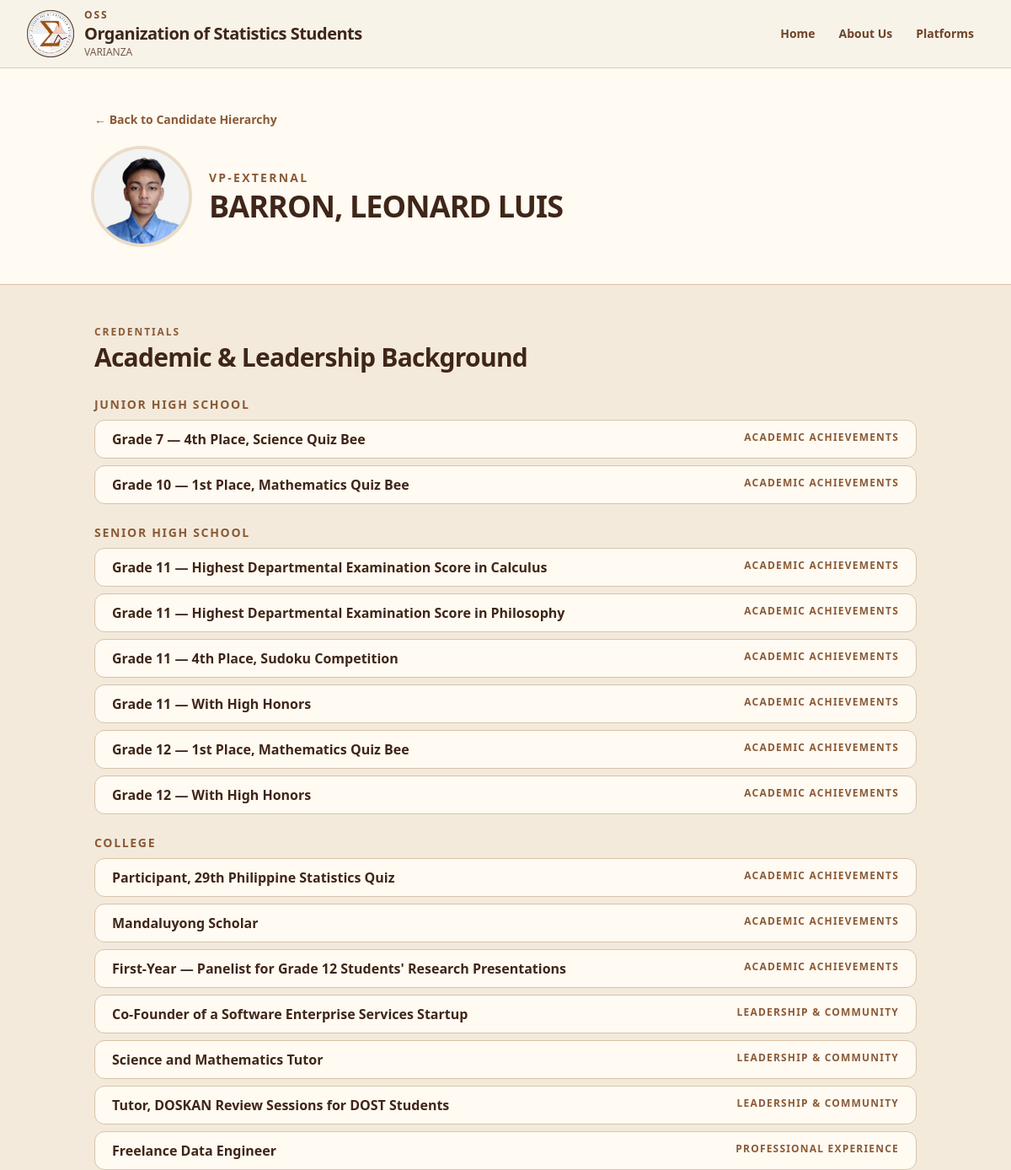
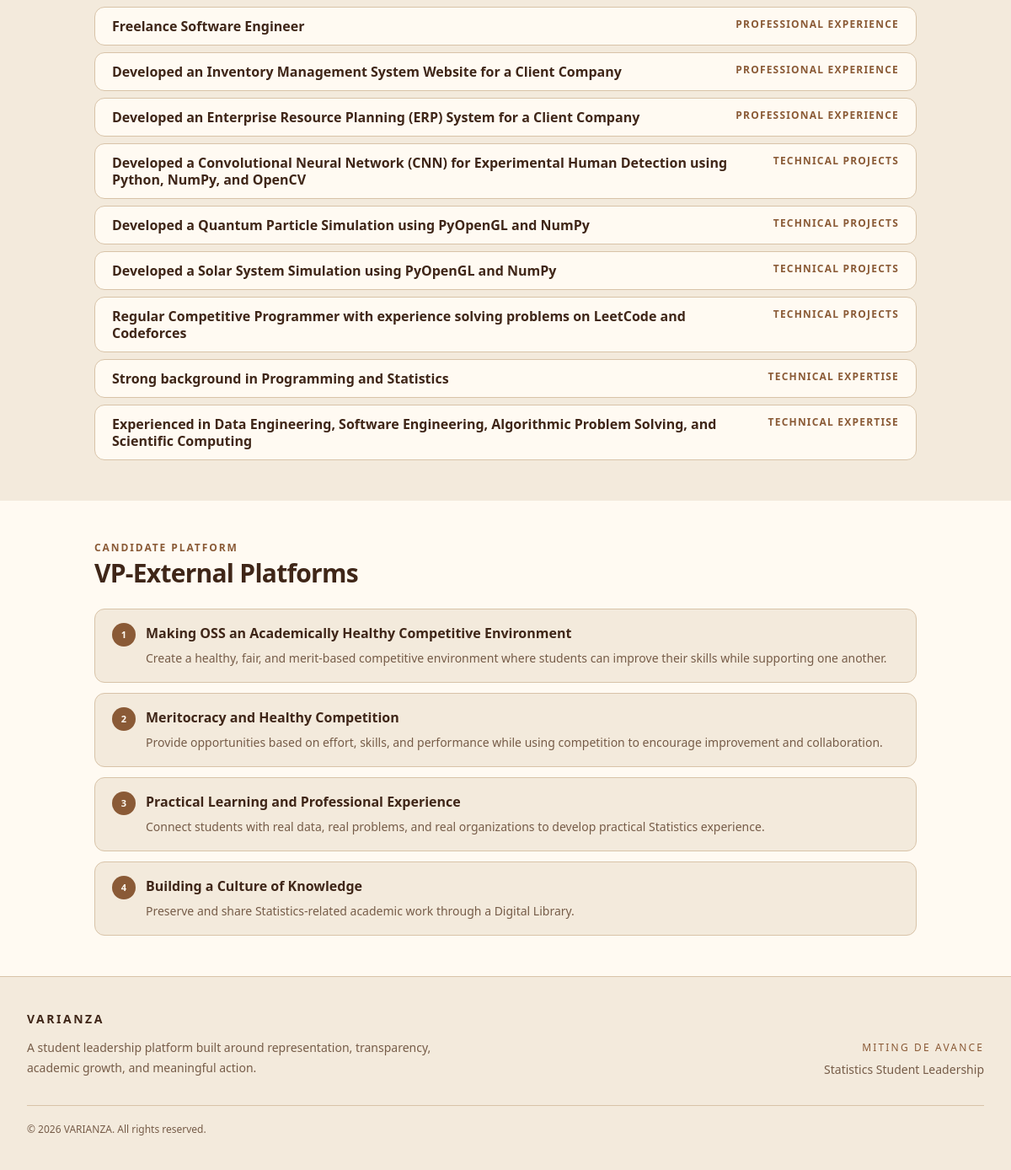
The app's page /candidates/barron-leonard-luis/ with its own data (2 pictures, top to bottom).
### core/models.py (models this page shows, shortened)
class Candidate(models.Model):
    POSITION_CHOICES = [
        ("PRESIDENT", "President"),
        ("VP-INTERNAL", "VP-Internal"),
        ("VP-EXTERNAL", "VP-External"),
        ("SECRETARY", "Secretary"),
        ("ASST. SECRETARY", "Asst. Secretary"),
        ("TREASURER", "Treasurer"),
        ("AUDITOR", "Auditor"),
        ("ASST. AUDITOR", "Asst. Auditor"),
        ("PROJECT MANAGER", "Project Manager"),
        ("PRO", "PRO"),
        ("ECO-WARRIOR", "Eco-Warrior"),
        ("2ND YEAR REPRESENTATIVE", "2nd Year Representative"),
    ]
    name = models.CharField(max_length=150)
    slug = models.SlugField(unique=True)
    position = models.CharField(
        max_length=50,
        choices=POSITION_CHOICES,
    )
    photo = models.CharField(
        max_length=255,
        blank=True,
    )
    hierarchy_order = models.PositiveIntegerField(default=0)
    class Meta:
        ordering = ["hierarchy_order", "id"]

class CandidateCredential(models.Model):
    EDUCATION_LEVEL_CHOICES = [
        ("ELEMENTARY", "Elementary"),
        ("JUNIOR HIGH", "Junior High School"),
        ("SENIOR HIGH", "Senior High School"),
        ("COLLEGE", "College"),
        ("GENERAL", "General"),
    ]
    candidate = models.ForeignKey(
        Candidate,
        on_delete=models.CASCADE,
        related_name="credentials",
    )
    education_level = models.CharField(
        max_length=30,
        choices=EDUCATION_LEVEL_CHOICES,
    )
    category = models.CharField(max_length=100)
    title = models.CharField(max_length=255)
    description = models.TextField(blank=True)
    order = models.PositiveIntegerField(default=0)
    class Meta:
        ordering = [
            "education_level",
            "order",
            "id",
        ]

class CandidatePlatform(models.Model):
    candidate = models.ForeignKey(
        Candidate,
        on_delete=models.CASCADE,
        related_name="platforms",
    )
    title = models.CharField(max_length=200)
    description = models.TextField()
    order = models.PositiveIntegerField(default=0)
    class Meta:
        ordering = ["order", "id"]

### core/views.py (the view)
def candidate_detail(request, slug):
    candidate = get_object_or_404(
        Candidate.objects.prefetch_related(
            "platforms",
            "credentials",
        ),
        slug=slug,
    )
    credentials = list(candidate.credentials.all())
    credential_groups = [
        (
            "Junior High School",
            [c for c in credentials if c.education_level == "JUNIOR HIGH"],
        ),
        (
            "Senior High School",
            [c for c in credentials if c.education_level == "SENIOR HIGH"],
        ),
        (
            "College",
            [c for c in credentials if c.education_level == "COLLEGE"],
        ),
    ]
    return render(
        request,
        "core/candidate_detail.html",
        {
            "candidate": candidate,
            "credentials": credentials,
            "credential_groups": credential_groups,
        },
    )

### core/templates/core/candidate_detail.html (shortened to what this page needs)
{% extends "base.html" %}
{% load static %}
{% block content %}
<section class="border-b border-[#d8c3a8] bg-[#fffaf2]">
    <div class="mx-auto max-w-5xl px-5 py-8 sm:px-6 sm:py-12">
        <a
            href="{% url 'core:home' %}"
            class="text-sm font-semibold text-[#8a5a36] hover:text-[#3f2618]"
        >
            ← Back to Candidate Hierarchy
        </a>
        <div class="mt-6 flex items-center gap-4 sm:gap-6">
            {% if candidate.photo %}
                <img
                    src="{% static candidate.photo %}"
                    alt="{{ candidate.name }}"
                    class="h-20 w-20 shrink-0 rounded-full object-cover ring-4 ring-[#eadcc9] sm:h-28 sm:w-28"
                >
            {% endif %}
            <div class="min-w-0">
                <p class="text-xs font-bold uppercase tracking-[0.16em] text-[#8a5a36] sm:text-sm">
                    {{ candidate.get_position_display }}
                </p>
                <h1 class="mt-1 break-words text-2xl font-black tracking-tight text-[#3f2618] sm:text-4xl">
                    {{ candidate.name }}
                </h1>
            </div>
        </div>
    </div>
</section>
<section class="bg-[#f3eadc]">
    <div class="mx-auto max-w-5xl px-5 py-8 sm:px-6 sm:py-12">
        <p class="text-xs font-bold uppercase tracking-[0.16em] text-[#8a5a36]">
            Credentials
        </p>
        <h2 class="mt-1 text-2xl font-black tracking-tight text-[#3f2618] sm:text-3xl">
            Academic &amp; Leadership Background
        </h2>
        {% if credentials %}
            <div class="mt-7 space-y-6">
                {% for group_name, group_credentials in credential_groups %}
                    {% if group_credentials %}
                        <div>
                            <h3 class="text-sm font-bold uppercase tracking-[0.12em] text-[#8a5a36]">
                                {{ group_name }}
                            </h3>
                            <div class="mt-2 space-y-2">
                                {% for credential in group_credentials %}
                                    <article class="rounded-xl border border-[#d8c3a8] bg-[#fffaf2] px-4 py-3 sm:px-5">
                                        <div class="flex flex-col gap-1 sm:flex-row sm:items-start sm:justify-between sm:gap-4">
                                            <div class="min-w-0">
                                                <h4 class="break-words text-sm font-bold leading-5 text-[#3f2618] sm:text-base">
                                                    {{ credential.title }}
                                                </h4>
                                            </div>
                                            {% if credential.category %}
                                                <p class="shrink-0 text-[10px] font-bold uppercase tracking-[0.1em] text-[#8a5a36] sm:text-xs">
                                                    {{ credential.category }}
                                                </p>
                                            {% endif %}
                                        </div>
                                    </article>
                                {% endfor %}
                            </div>
                        </div>
                    {% endif %}
                {% endfor %}
            </div>
        {% else %}
            <p class="mt-6 text-sm text-[#765c48]">
                No credentials have been added yet.
            </p>
        {% endif %}
    </div>
</section>
<section class="bg-[#fffaf2]">
    <div class="mx-auto max-w-5xl px-5 py-8 sm:px-6 sm:py-12">
        <p class="text-xs font-bold uppercase tracking-[0.16em] text-[#8a5a36]">
            Candidate Platform
        </p>
        <h2 class="mt-1 text-2xl font-black tracking-tight text-[#3f2618] sm:text-3xl">
            {{ candidate.get_position_display }} Platforms
        </h2>
        <div class="mt-6 space-y-3">
            {% for platform in candidate.platforms.all %}
                <article class="rounded-xl border border-[#d8c3a8] bg-[#f3eadc] px-4 py-4 sm:px-5">
                    <div class="flex items-start gap-3">
                        <div class="flex h-7 w-7 shrink-0 items-center justify-center rounded-full bg-[#8a5a36] text-[11px] font-bold text-[#fffaf2]">
                            {{ forloop.counter }}
                        </div>
                        <div class="min-w-0">
                            <h3 class="break-words text-sm font-bold text-[#3f2618] sm:text-base">
                                {{ platform.title }}
                            </h3>
                            {% if platform.description %}
                                <p class="mt-1.5 break-words text-xs leading-5 text-[#765c48] sm:text-sm sm:leading-6">
                                    {{ platform.description }}
                                </p>
                            {% endif %}
                        </div>
                    </div>
                </article>
            {% empty %}
                <p class="text-sm text-[#765c48]">
                    No platforms have been added yet.
                </p>
            {% endfor %}
        </div>
    </div>
</section>
{% endblock %}

### records on screen
Candidate: photo (picture), position "VP-EXTERNAL", name "BARRON, LEONARD LUIS", position "VP-External"
CandidateCredential: group_name "JUNIOR HIGH SCHOOL", title "Grade 7 — 4th Place, Science Quiz Bee", category "ACADEMIC ACHIEVEMENTS"
CandidateCredential: title "Grade 10 — 1st Place, Mathematics Quiz Bee", category "ACADEMIC ACHIEVEMENTS"
CandidateCredential: group_name "SENIOR HIGH SCHOOL", title "Grade 11 — Highest Departmental Examination Score in Calculus", category "ACADEMIC ACHIEVEMENTS"
CandidateCredential: title "Grade 11 — Highest Departmental Examination Score in Philosophy", category "ACADEMIC ACHIEVEMENTS"
CandidateCredential: title "Grade 11 — 4th Place, Sudoku Competition", category "ACADEMIC ACHIEVEMENTS"
CandidateCredential: title "Grade 11 — With High Honors", category "ACADEMIC ACHIEVEMENTS"
CandidateCredential: title "Grade 12 — 1st Place, Mathematics Quiz Bee", category "ACADEMIC ACHIEVEMENTS"
CandidateCredential: title "Grade 12 — With High Honors", category "ACADEMIC ACHIEVEMENTS"
CandidateCredential: title "Participant, 29th Philippine Statistics Quiz", category "ACADEMIC ACHIEVEMENTS"
CandidateCredential: title "Mandaluyong Scholar", category "ACADEMIC ACHIEVEMENTS"
CandidateCredential: title "First-Year — Panelist for Grade 12 Students' Research Presentations", category "ACADEMIC ACHIEVEMENTS"
CandidateCredential: title "Co-Founder of a Software Enterprise Services Startup", category "LEADERSHIP & COMMUNITY"
CandidateCredential: title "Science and Mathematics Tutor", category "LEADERSHIP & COMMUNITY"
CandidateCredential: title "Tutor, DOSKAN Review Sessions for DOST Students", category "LEADERSHIP & COMMUNITY"
CandidateCredential: title "Freelance Data Engineer", category "PROFESSIONAL EXPERIENCE"
CandidateCredential: title "Freelance Software Engineer", category "PROFESSIONAL EXPERIENCE"
CandidateCredential: title "Developed an Inventory Management System Website for a Client Company", category "PROFESSIONAL EXPERIENCE"
CandidateCredential: title "Developed an Enterprise Resource Planning (ERP) System for a Client Company", category "PROFESSIONAL EXPERIENCE"
CandidateCredential: title "Developed a Convolutional Neural Network (CNN) for Experimental Human Detection using Python, NumPy, and OpenCV", category "TECHNICAL PROJECTS"
CandidateCredential: title "Developed a Quantum Particle Simulation using PyOpenGL and NumPy", category "TECHNICAL PROJECTS"
CandidateCredential: title "Developed a Solar System Simulation using PyOpenGL and NumPy", category "TECHNICAL PROJECTS"
CandidateCredential: title "Regular Competitive Programmer with experience solving problems on LeetCode and Codeforces", category "TECHNICAL PROJECTS"
CandidateCredential: title "Strong background in Programming and Statistics", category "TECHNICAL EXPERTISE"
CandidateCredential: title "Experienced in Data Engineering, Software Engineering, Algorithmic Problem Solving, and Scientific Computing", category "TECHNICAL EXPERTISE"
CandidatePlatform: title "Making OSS an Academically Healthy Competitive Environment", description "Create a healthy, fair, and merit-based competitive environment where students can improve their skills while supporting one another."
CandidatePlatform: title "Meritocracy and Healthy Competition", description "Provide opportunities based on effort, skills, and performance while using competition to encourage improvement and collaboration."
CandidatePlatform: title "Practical Learning and Professional Experience", description "Connect students with real data, real problems, and real organizations to develop practical Statistics experience."
CandidatePlatform: title "Building a Culture of Knowledge", description "Preserve and share Statistics-related academic work through a Digital Library."

### other values on screen
{{ group_name }} "COLLEGE"
